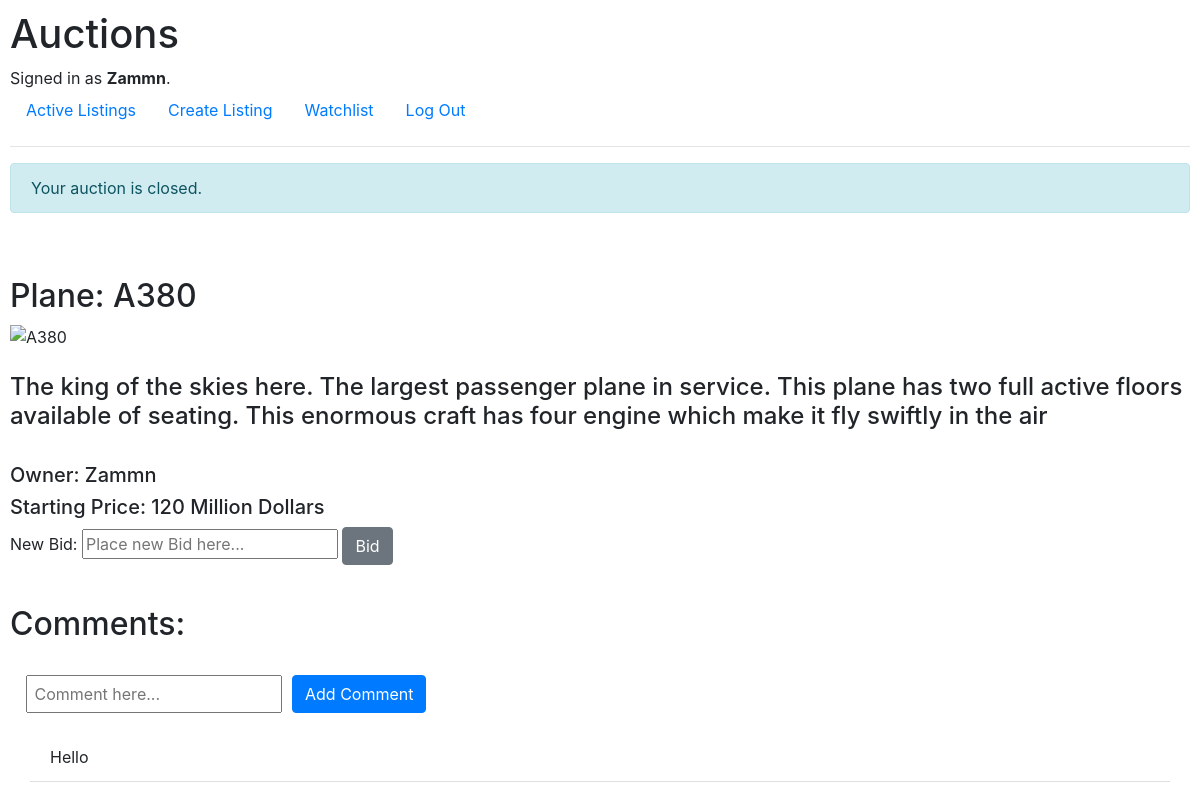
The page /endAuction/2 (signed in) on the database its author committed.
### auctions/models.py (models this page shows, shortened)
class User(AbstractUser):
    pass

class Listing(models.Model):
    title = models.CharField(max_length=50)
    description = models.CharField(max_length=500)
    imageUrl = models.CharField(max_length=1000)
    price = models.ForeignKey(Bids, on_delete=models.CASCADE, blank=True, null=True, related_name="newPrice")
    isActive = models.BooleanField(default=True)
    owner = models.ForeignKey(User, on_delete=models.CASCADE, blank=True, null=True, related_name="user")
    category = models.ForeignKey(Category, on_delete=models.CASCADE, blank=True, null=True, related_name="category")
    watchlist = models.ManyToManyField(User, blank=True, null=True, related_name="watchlist")

class Bids(models.Model):
    bid = models.IntegerField(default=0)
    user = models.ForeignKey(User, on_delete=models.CASCADE, null=True, blank=True, related_name="userbids")

class Comments(models.Model):
    commentator = models.ForeignKey(User, on_delete=models.CASCADE, blank=True, null=True, related_name="commentator")
    listing = models.ForeignKey(Listing, on_delete=models.CASCADE, blank=True, null=True, related_name="listingCommented")
    comment = models.CharField(max_length=100)

### auctions/views.py (the view)
# urls.py: path("endAuction/<int:id>", views.endAuction, name="endAuction")
def endAuction(request, id):
    listingInfo = Listing.objects.get(pk=id)
    listingInfo.isActive = False
    listingInfo.save()
    watchlist = request.user in listingInfo.watchlist.all()
    everyComment = Comments.objects.filter(listing=listingInfo)
    ifOwner = request.user.username == listingInfo.owner.username
    return render(request, "auctions/listing.html", {
        "listing": listingInfo,
        "watchlist": watchlist,
        "everyComment": everyComment,
        "ifOwner": ifOwner,
        "update": True,
        "message": "Your auction is closed."
    })

### auctions/templates/auctions/listing.html (shortened to what this page needs)
{% extends "auctions/layout.html" %}
{% block body %}
<div class="displaymessage">
    {% if message %}
        {% if update %}
        <div class="alert alert-info" role="alert">
            {{ message }}
        </div>
        {% else %}
        <div class="alert alert-info" role="alert">
            {{ message }}
        </div>
        {% endif %}
    {% endif %}
</div>
            <br/>
            <br/>
        <h2>Plane: {{ listing.title }}</h2>
        <img src="{{ listing.imageUrl }}" alt="{{ listing.title }}" class="image" style="width: 1500px;">
        <br/>
        <br/>
        <h4>{{ listing.description }}</h4>
        <br/>
        <h5>Owner: {{ listing.owner }}</h5>
        <h5>Starting Price: {{ listing.price.bid }} Million Dollars</h5>
        {% if user.is_authenticated %}
            <form action="{% url 'newBid' id=listing.id %}" method="POST">
                <div class="form-group">
                    <label for="price">New Bid: </label>
                    <input type="number" name="newBid" min="0" placeholder="Place new Bid here...">
                    <button type="submit" class="btn btn-secondary">Bid</button>
                </div>
            </form>
        {% endif %}
    <br/>
<div>
    <h2>Comments:</h2>
    <br/>
    {% if user.is_authenticated %}
        <form class="row mx-3" action="{% url 'comments' id=listing.id %}" method="POST">
            <input type="text" name="new" placeholder=" Comment here..." style="margin-right: 10px;">
            <button type="submit" class="btn btn-primary">Add Comment</button>
        </form>
        {% endif %}
</div>
<ul class="list-group list-group-flush" id="comments">
    {% for comment in everyComment %}
    <li class="list-group-item">{{ comment.comment }}</li>
    {% endfor %}
    </ul>
{% endblock %}

### auctions/templates/auctions/layout.html (shortened to what this page needs)
{% load static %}
<!DOCTYPE html>
<html lang="en">
    <head>
        <link rel="stylesheet" href="https://stackpath.bootstrapcdn.com/bootstrap/4.4.1/css/bootstrap.min.css">
        <link href="{% static 'auctions/styles.css' %}" rel="stylesheet">
    </head>
    <body>
        <h1>Auctions</h1>
        <div>
            {% if user.is_authenticated %}
                Signed in as <strong>{{ user.username }}</strong>.
            {% else %}
                Not signed in.
            {% endif %}
        </div>
        <ul class="nav">
            <li class="nav-item">
                <a class="nav-link" href="{% url 'index' %}">Active Listings</a>
            </li>
            {% if user.is_authenticated %}
            <li class="nav-item">
                <a class="nav-link" href="{% url 'new' %}">Create Listing</a>
            </li>
            <li class="nav-item">
                <a class="nav-link" href="{% url 'watchlistPage' %}">Watchlist</a>
            </li>
                <li class="nav-item">
                    <a class="nav-link" href="{% url 'logout' %}">Log Out</a>
                </li>
            {% endif %}
        </ul>
        <hr>
        {% block body %}
        {% endblock %}
    </body>
</html>

### auctions/static/auctions/styles.css (style rules this page uses)
body { padding: 10px; }
.image { width: 1500px; }

### auctions/templates/auctions/listing.html (style rules this page uses)
#comments { padding: 20px; }

### rows shown on the page
User: username "Zammn"
Listing: title "A380", description "The king of the skies here. The largest passenger plane in service. This plane has two full active floors available of seating. This enormous craft has four engine which make it fly swiftly in the air", owner "Zammn", price.bid "120"
Comments: comment "Hello"

### other values the page prints
{{ message }} "Your auction is closed."
